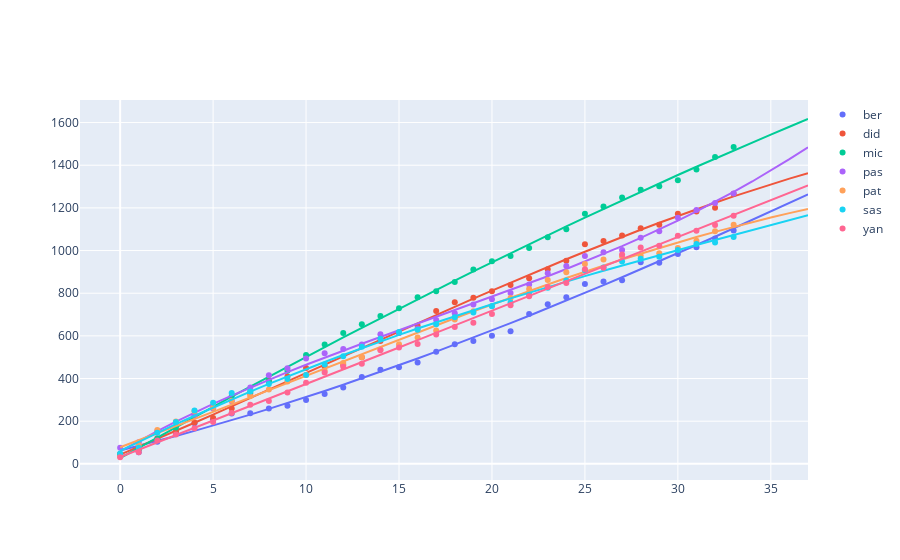

The notebook cell saved with this chart:
### Markdown cell above
## 9. Wenn die Saison 38 Spieltage hätte ...

Wenn wir uns vorstellen, die Saison hätte, wie in den anderen großen Ligen, 38 Spieltage,
können wir mittels Regression hochrechnen, wie der Stand nach 38 Spieltagen aussehen könnte.

Schade für Berthi, dass die Saison zu Ende ist, denn bei ihm get der Trend nach oben.
Gräte kommt Säsch noch ziemlich nahe, womöglich hätte Säsch also nach 38 Spieltagen die rote Laterne wieder abgeben können.

Aber hätte der 🐕 nicht  💩, hätte er die 🐈 erwischt 😃

### Code cell
# provide data
add_mds = 4
X = np.arange(len(points_cum) + add_mds).reshape(-1, 1)
Y = points_cum.to_numpy()
D = 3
t = len(df)

# transform data to polynomial
transformer = PolynomialFeatures(degree=D)
X_poly = transformer.fit_transform(X)

# fit the linear regression model on first 34 matchdays
model = LinearRegression().fit(X_poly[:t], Y[:t])

# predict on 38 matchdays
y_pred = model.predict(X_poly)
df_pred = pd.DataFrame(y_pred, columns=df.columns)

# plot
fig = go.Figure()
colors = iter(px.colors.qualitative.Plotly)
for c in df.columns:
    color = next(colors)
    fig.add_trace(go.Scatter(x=np.arange(40), y=points_cum[c], mode='markers', name=c, line=dict(color=color)))
    fig.add_trace(go.Scatter(x=np.arange(40), y=df_pred[c], showlegend=False, line=dict(color=color)))
fig.show()

### Figure 1 — Plotly figure (JSON) as saved in the notebook; plotly's stock layout.template omitted (floating-point values rounded to 4 significant figures)
{"data": [{"line": {"color": "#636EFA"}, "mode": "markers", "name": "ber", "type": "scatter", "x": [0, 1, 2, 3, 4, 5, 6, 7, 8, 9, 10, 11, 12, 13, 14, 15, 16, 17, 18, 19, 20, 21, 22, 23, 24, 25, 26, 27, 28, 29, 30, 31, 32, 33, 34, 35, 36, 37, 38, 39], "y": [42, 55, 104, 142, 190, 208, 236, 237, 259, 273, 299, 328, 358, 407, 441, 453, 475, 526, 561, 576, 601, 622, 702, 748, 781, 843, 855, 861, 945, 943, 984, 1016, 1057, 1094]}, {"line": {"color": "#636EFA"}, "showlegend": false, "type": "scatter", "x": [0, 1, 2, 3, 4, 5, 6, 7, 8, 9, 10, 11, 12, 13, 14, 15, 16, 17, 18, 19, 20, 21, 22, 23, 24, 25, 26, 27, 28, 29, 30, 31, 32, 33, 34, 35, 36, 37, 38, 39], "y": [62.77, 84.63, 107.2, 130.6, 154.6, 179.3, 204.8, 230.9, 257.6, 285.1, 313.1, 341.8, 371.1, 400.9, 431.4, 462.4, 494.0, 526.2, 558.8, 592.0, 625.7, 659.9, 694.6, 729.7, 765.3, 801.3, 837.8, 874.6, 911.9, 949.6, 987.6, 1026.0, 1065.0, 1104.0, 1143.0, 1183.0, 1223.0, 1263.0]}, {"line": {"color": "#EF553B"}, "mode": "markers", "name": "did", "type": "scatter", "x": [0, 1, 2, 3, 4, 5, 6, 7, 8, 9, 10, 11, 12, 13, 14, 15, 16, 17, 18, 19, 20, 21, 22, 23, 24, 25, 26, 27, 28, 29, 30, 31, 32, 33, 34, 35, 36, 37, 38, 39], "y": [45, 68, 120, 153, 194, 215, 259, 329, 392, 409, 449, 456, 464, 500, 576, 614, 648, 717, 758, 779, 809, 838, 870, 912, 952, 1030, 1045, 1070, 1104, 1121, 1172, 1183, 1201, 1266]}, {"line": {"color": "#EF553B"}, "showlegend": false, "type": "scatter", "x": [0, 1, 2, 3, 4, 5, 6, 7, 8, 9, 10, 11, 12, 13, 14, 15, 16, 17, 18, 19, 20, 21, 22, 23, 24, 25, 26, 27, 28, 29, 30, 31, 32, 33, 34, 35, 36, 37, 38, 39], "y": [43.62, 80.32, 117.5, 155.0, 192.9, 231.1, 269.5, 308.2, 347.1, 386.1, 425.2, 464.3, 503.5, 542.7, 581.7, 620.7, 659.5, 698.1, 736.4, 774.5, 812.2, 849.6, 886.6, 923.1, 959.1, 994.6, 1029.0, 1064.0, 1097.0, 1130.0, 1162.0, 1194.0, 1224.0, 1254.0, 1283.0, 1310.0, 1337.0, 1363.0]}, {"line": {"color": "#00CC96"}, "mode": "markers", "name": "mic", "type": "scatter", "x": [0, 1, 2, 3, 4, 5, 6, 7, 8, 9, 10, 11, 12, 13, 14, 15, 16, 17, 18, 19, 20, 21, 22, 23, 24, 25, 26, 27, 28, 29, 30, 31, 32, 33, 34, 35, 36, 37, 38, 39], "y": [45, 70, 117, 171, 230, 262, 317, 337, 386, 437, 510, 560, 613, 654, 693, 730, 781, 809, 852, 911, 950, 975, 1012, 1062, 1100, 1173, 1207, 1249, 1285, 1302, 1330, 1380, 1439, 1485]}, {"line": {"color": "#00CC96"}, "showlegend": false, "type": "scatter", "x": [0, 1, 2, 3, 4, 5, 6, 7, 8, 9, 10, 11, 12, 13, 14, 15, 16, 17, 18, 19, 20, 21, 22, 23, 24, 25, 26, 27, 28, 29, 30, 31, 32, 33, 34, 35, 36, 37, 38, 39], "y": [26.85, 75.5, 123.9, 172.0, 219.9, 267.5, 314.8, 361.8, 408.6, 455.0, 501.2, 547.0, 592.6, 637.8, 682.7, 727.3, 771.6, 815.5, 859.1, 902.4, 945.3, 987.8, 1030.0, 1072.0, 1113.0, 1154.0, 1195.0, 1235.0, 1275.0, 1315.0, 1354.0, 1393.0, 1431.0, 1469.0, 1507.0, 1544.0, 1580.0, 1617.0]}, {"line": {"color": "#AB63FA"}, "mode": "markers", "name": "pas", "type": "scatter", "x": [0, 1, 2, 3, 4, 5, 6, 7, 8, 9, 10, 11, 12, 13, 14, 15, 16, 17, 18, 19, 20, 21, 22, 23, 24, 25, 26, 27, 28, 29, 30, 31, 32, 33, 34, 35, 36, 37, 38, 39], "y": [76, 101, 153, 194, 230, 259, 294, 358, 415, 448, 494, 518, 539, 559, 608, 614, 634, 675, 706, 747, 772, 801, 841, 893, 928, 974, 992, 1002, 1060, 1090, 1154, 1190, 1223, 1267]}, {"line": {"color": "#AB63FA"}, "showlegend": false, "type": "scatter", "x": [0, 1, 2, 3, 4, 5, 6, 7, 8, 9, 10, 11, 12, 13, 14, 15, 16, 17, 18, 19, 20, 21, 22, 23, 24, 25, 26, 27, 28, 29, 30, 31, 32, 33, 34, 35, 36, 37, 38, 39], "y": [59.08, 107.3, 153.4, 197.6, 240.1, 280.9, 320.2, 358.0, 394.7, 430.1, 464.6, 498.2, 531.0, 563.3, 595.0, 626.3, 657.5, 688.5, 719.5, 750.7, 782.1, 814.0, 846.4, 879.5, 913.3, 948.1, 983.9, 1021.0, 1059.0, 1099.0, 1140.0, 1183.0, 1228.0, 1275.0, 1324.0, 1375.0, 1428.0, 1484.0]}, {"line": {"color": "#FFA15A"}, "mode": "markers", "name": "pat", "type": "scatter", "x": [0, 1, 2, 3, 4, 5, 6, 7, 8, 9, 10, 11, 12, 13, 14, 15, 16, 17, 18, 19, 20, 21, 22, 23, 24, 25, 26, 27, 28, 29, 30, 31, 32, 33, 34, 35, 36, 37, 38, 39], "y": [34, 89, 159, 199, 247, 263, 296, 317, 349, 386, 416, 437, 473, 500, 536, 561, 592, 625, 677, 716, 740, 778, 820, 862, 898, 937, 958, 972, 976, 987, 1012, 1046, 1090, 1121]}, {"line": {"color": "#FFA15A"}, "showlegend": false, "type": "scatter", "x": [0, 1, 2, 3, 4, 5, 6, 7, 8, 9, 10, 11, 12, 13, 14, 15, 16, 17, 18, 19, 20, 21, 22, 23, 24, 25, 26, 27, 28, 29, 30, 31, 32, 33, 34, 35, 36, 37, 38, 39], "y": [77.86, 110.5, 143.4, 176.6, 210.1, 243.7, 277.6, 311.6, 345.7, 379.8, 413.9, 448.1, 482.1, 516.1, 549.9, 583.5, 616.9, 650.0, 682.8, 715.3, 747.3, 779.0, 810.2, 840.9, 871.0, 900.6, 929.5, 957.7, 985.3, 1012.0, 1038.0, 1063.0, 1088.0, 1111.0, 1134.0, 1155.0, 1176.0, 1195.0]}, {"line": {"color": "#19D3F3"}, "mode": "markers", "name": "sas", "type": "scatter", "x": [0, 1, 2, 3, 4, 5, 6, 7, 8, 9, 10, 11, 12, 13, 14, 15, 16, 17, 18, 19, 20, 21, 22, 23, 24, 25, 26, 27, 28, 29, 30, 31, 32, 33, 34, 35, 36, 37, 38, 39], "y": [49, 76, 146, 196, 250, 287, 332, 339, 374, 398, 416, 466, 504, 549, 586, 618, 629, 655, 687, 709, 739, 757, 793, 826, 860, 908, 921, 949, 961, 971, 1003, 1031, 1038, 1063]}, {"line": {"color": "#19D3F3"}, "showlegend": false, "type": "scatter", "x": [0, 1, 2, 3, 4, 5, 6, 7, 8, 9, 10, 11, 12, 13, 14, 15, 16, 17, 18, 19, 20, 21, 22, 23, 24, 25, 26, 27, 28, 29, 30, 31, 32, 33, 34, 35, 36, 37, 38, 39], "y": [61.07, 103.7, 145.3, 185.9, 225.6, 264.2, 301.9, 338.8, 374.7, 409.8, 444.2, 477.7, 510.4, 542.4, 573.8, 604.4, 634.4, 663.8, 692.6, 720.9, 748.6, 775.8, 802.5, 828.8, 854.6, 880.1, 905.2, 930.0, 954.4, 978.6, 1003.0, 1026.0, 1050.0, 1073.0, 1096.0, 1119.0, 1143.0, 1165.0]}, {"line": {"color": "#FF6692"}, "mode": "markers", "name": "yan", "type": "scatter", "x": [0, 1, 2, 3, 4, 5, 6, 7, 8, 9, 10, 11, 12, 13, 14, 15, 16, 17, 18, 19, 20, 21, 22, 23, 24, 25, 26, 27, 28, 29, 30, 31, 32, 33, 34, 35, 36, 37, 38, 39], "y": [31, 55, 109, 138, 167, 196, 239, 277, 295, 335, 380, 428, 455, 469, 533, 546, 562, 607, 642, 661, 703, 744, 786, 829, 848, 912, 919, 982, 1014, 1023, 1069, 1093, 1120, 1163]}, {"line": {"color": "#FF6692"}, "showlegend": false, "type": "scatter", "x": [0, 1, 2, 3, 4, 5, 6, 7, 8, 9, 10, 11, 12, 13, 14, 15, 16, 17, 18, 19, 20, 21, 22, 23, 24, 25, 26, 27, 28, 29, 30, 31, 32, 33, 34, 35, 36, 37, 38, 39], "y": [32.11, 66.11, 100.2, 134.2, 168.3, 202.5, 236.6, 270.8, 305.1, 339.3, 373.6, 407.9, 442.2, 476.6, 511.0, 545.4, 579.8, 614.2, 648.7, 683.2, 717.7, 752.2, 786.7, 821.2, 855.8, 890.4, 924.9, 959.5, 994.1, 1029.0, 1063.0, 1098.0, 1133.0, 1167.0, 1202.0, 1236.0, 1271.0, 1306.0]}], "layout": {}}
